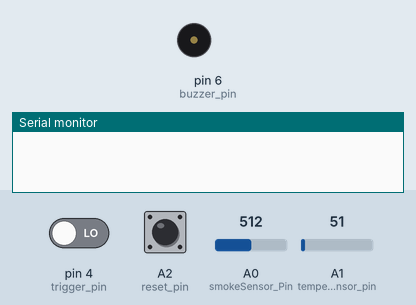
The sketch below on a simulated Arduino Uno, built with avr-gcc and run on an emulated ATmega328P. Parts: buzzer (waves = sounding, pin HIGH), the last lines printed to the serial monitor. The inputs (shaded band) are chosen by the test bench; at power-on: A1 (temperatureSensor_pin) = 51, pin 4 (trigger_pin) LOW, A0 (smokeSensor_Pin) = 512, A2 (reset_pin) LOW. The modem accepts every AT command (registered, SIM ready, sends succeed) and sends nothing else.

Above: at 0.1 s.
At 4.2 s:
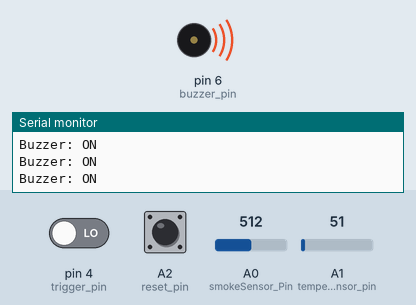
4.3 s: A1 (temperatureSensor_pin) set to 73
7.3 s: A1 (temperatureSensor_pin) set to 88
Timing chart, 0 to 10.3 s (numbered marks = the images above; inputs shaded):
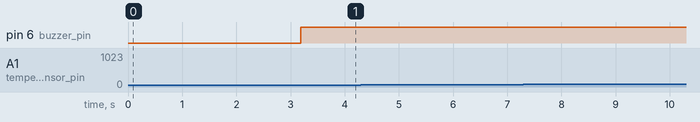

The sketch:

call_point_updated.ino
```cpp
#include <SoftwareSerial.h>
#include <EEPROM.h>

#define smokeSensor_Pin A0
#define temperatureSensor_pin A1
#define reset_pin A2
#define trigger_pin 4
#define buzzer_pin 6

int smokeSensorValue = 0;
int temperatureSensorValue =0;
int reset_status = 0;
int trigger_status = 0;
int Msg_Status = 0;
int switch_status = 0;
int SmokeThresholod = 500;
int temperatureThreshold = 80;
int errorCounter = 0;

char incomingByte;
String inputString;
String senderNumber;
String ReceivedText;
String msg;
String retrievedString;
String retrievedStringroot;
String mode;
String Address;
String Phoneno1;
String Phoneno2;
String Phoneno3;
String Phoneno4;
String Phoneno5;
String test;


String activationText = "activate"; //can be activated from authority through sms passcode

SoftwareSerial mySerial(10, 11);

void setup()
{
  Serial.begin(9600);
  mySerial.begin(9600);

  while(!mySerial.available()){
  mySerial.println("AT");
      delay(1000);
      Serial.println("Connecting...");
  }

  Serial.println("Connected!");
  mySerial.println("AT+CMGF=1");
  delay(1000);
  mySerial.println("AT+CNMI=1,2,0,0,0");
  delay(1000);
  mySerial.println("AT+CMGL=\"REC UNREAD\"");


  pinMode(buzzer_pin, OUTPUT);
  pinMode(smokeSensor_Pin,INPUT);
  pinMode(temperatureSensor_pin, INPUT);
  pinMode(reset_pin,INPUT);
  pinMode(trigger_pin, INPUT);

  digitalWrite(buzzer_pin,LOW);


}

void loop()
{
  //sendSMS()
  //registration();
  readSeonsorValues(); // Reads Smoke sensor
  receiveSMS();  // Receive a sms whenever arrive and act according to modes;
 // debugSensors();
  //retrievedStringroot = readStringFromEEPROM(200);
  //Serial.println(readStringFromEEPROM(200));
  if (ReceivedText == activationText || smokeSensorValue > SmokeThresholod || temperatureSensorValue > temperatureThreshold || ( switch_status == 0 && trigger_status == 1 ) )
  {
    //Buzzer will be turned on
    digitalWrite(buzzer_pin,HIGH);
    Serial.println("Buzzer: ON ");

    if((Msg_Status == 0 && trigger_status == 1) || (smokeSensorValue > SmokeThresholod && temperatureSensorValue > temperatureThreshold) ){

     registration();// This function assigns registered information to variables
     delay(500);
     String cat;
     cat = readStringFromEEPROM(200);// The text message you want to send to 5 people
     //retrievedStringroot.remove(0,1);
//     msg = "";
//
//     for(int i=2;i<cat.length(); i++){
//      //Serial.println(retrievedStringroot.charAt(i));
//      msg.concat(cat.charAt(i));
//      //Serial.println(msg);
//      }

     //Serial.println(msg);
     // sends sms
    //Serial.print("Message : ");Serial.println(msg);
      sendSMS(Phoneno1, cat);
      sendSMS(Phoneno2, cat);
      sendSMS(Phoneno2, cat);
      sendSMS(Phoneno3, cat);
      sendSMS(Phoneno3, cat);
      sendSMS(Phoneno4, cat);
      sendSMS(Phoneno4, cat);
      sendSMS(Phoneno5, cat);
      sendSMS(Phoneno5, cat);
      Msg_Status = 1;
       // Serial.println();
      }


      if (reset_status == 1){
        // if someone press reset switch , first sms will be sent to authority then the alarm will reduce
        switch_status = 1;
        Serial.print("Reset: ON ");
      sendSMS(Phoneno1, "RESET button has been pressed. Please check the issue.");
      sendSMS(Phoneno2, "RESET button has been pressed. Please check the issue.");
      sendSMS(Phoneno3, "RESET button has been pressed. Please check the issue.");
      sendSMS(Phoneno4, "RESET button has been pressed. Please check the issue.");
      sendSMS(Phoneno5, "RESET button has been pressed. Please check the issue.");
        }

  }

  else if (trigger_status == 1 && switch_status == 1) {
    errorAlarm(); // a reduced version of allarm
    //updateSerial();
    }

    else if (trigger_status == 0 || (smokeSensorValue < SmokeThresholod || temperatureSensorValue < temperatureThreshold) ){
      Msg_Status = 0;
      switch_status = 0;
      digitalWrite(buzzer_pin,LOW);
      //updateSerial();
      }
    else{
      digitalWrite(buzzer_pin,LOW);
      switch_status = 0;
      //updateSerial();

      }

}


void sendSMS(String number, String msg){
  //digitalWrite(buzzer_pin,LOW);

  while(!mySerial.available()){
  mySerial.println("AT");
      delay(500);
      Serial.println("Connecting...");
  }

  Serial.println("Connected!");
  mySerial.println("AT+CMGF=1");
  delay(500);
  mySerial.println("AT+CNMI=1,2,0,0,0");
  delay(500);
  mySerial.println("AT+CMGL=\"REC UNREAD\"");

mySerial.print("AT+CMGS=\"");mySerial.print(number);mySerial.println("\"\r\n"); //AT+CMGS=”Mobile Number” <ENTER> - Assigning recipient’s mobile number
delay(500);
mySerial.println(msg); // Message contents
delay(500);
mySerial.write(byte(26)); //Ctrl+Z  send message command (26 in decimal).
delay(500);
Serial.print(msg);
Serial.print(" SMS sent to:");
Serial.println(number);
}

void writeStringToEEPROM(int addrOffset, const String &strToWrite)
{
  //Serial.println("Writing start eeprom");
  byte len = strToWrite.length();
  EEPROM.write(addrOffset, len);

  for (int i = 0; i < len; i++)
  {
    EEPROM.write(addrOffset + 1 + i, strToWrite[i]);
  }
}

String readStringFromEEPROM(int addrOffset)
{
  int newStrLen = EEPROM.read(addrOffset);
  char data[newStrLen + 1];
 // Serial.println(newStrLen);

  for (int i = 0; i < newStrLen; i++)
  {
    data[i] = EEPROM.read(addrOffset + 1 + i);
    //Serial.print(data[i]);
  }
  data[newStrLen] = '\0';
  return String(data);
}


void registration(){
  String Str;
   retrievedString = "";
   Str = readStringFromEEPROM(0);
   Serial.println("I recieved it");
   Serial.println(Str);
   Address = "";
   Phoneno1 = "";
   Phoneno2 = "";
   Phoneno3 = "";
   Phoneno4 = "";
   Phoneno5 = "";

  int spaceCounter = 0;
  //Serial.println(retrievedString);

  int len = Str.length();
  //Serial.println(len);
  for (int i = 1; i < len; i++)
  {
    if(Str.charAt(i) == ' '){
      i++;

      spaceCounter++;
      }
    if(spaceCounter == 1){Address.concat(Str.charAt(i));}
    else if(spaceCounter == 2){Phoneno1.concat(Str.charAt(i));}
    else if(spaceCounter == 3){Phoneno2.concat(Str.charAt(i));}
    else if(spaceCounter == 4){Phoneno3.concat(Str.charAt(i));}
    else if(spaceCounter == 5){Phoneno4.concat(Str.charAt(i));}
    else if(spaceCounter == 6){Phoneno5.concat(Str.charAt(i));}


}
}


void readSeonsorValues(){
  //debugSensors();
  smokeSensorValue = analogRead(smokeSensor_Pin) ;
  temperatureSensorValue = analogRead(temperatureSensor_pin) ;
  reset_status = digitalRead(reset_pin) ;
  trigger_status = digitalRead(trigger_pin) ;

  }


void receiveSMS()
{
  inputString = "";
  if(mySerial.available()){
    while(mySerial.available()){
      delay(1);
      incomingByte = mySerial.read();
      inputString.concat(incomingByte);
    }
    delay(100);
    //Serial.print("input : ");Serial.print(inputString);Serial.println("   end");
  }

 if (inputString.indexOf("CMT:")>=0){

  Serial.println(inputString);
  senderNumber  = inputString;
  //get number
  int t1 = senderNumber.indexOf('"');
  senderNumber.remove(0,t1 + 1);
  t1 = senderNumber.indexOf('"');
  senderNumber.remove(t1);


  ReceivedText = inputString;
  t1 = ReceivedText.indexOf('"');
  ReceivedText.remove(0,t1 + 1);
  t1 = ReceivedText.indexOf('"');
  ReceivedText.remove(0,t1 + 1);
  t1 = ReceivedText.indexOf('"');
  ReceivedText.remove(0,t1 + 1);
  t1 = ReceivedText.indexOf('"');
  ReceivedText.remove(0,t1 + 1);
  t1 = ReceivedText.indexOf('"');
  ReceivedText.remove(0,t1 + 1);
  t1 = ReceivedText.indexOf('"');
  ReceivedText.remove(0,t1 + 1);
  ReceivedText.remove(0,1);
  ReceivedText.trim();

  Serial.print("An SMS is received from ");
  Serial.println(senderNumber);
  Serial.print("SMS: "); Serial.println(ReceivedText);
  Serial.println();
  //Serial.print("Number:"); Serial.println(senderNumber);
  //Serial.print("SMS:"); Serial.println(ReceivedText);

  if (ReceivedText.charAt(0) == '1'){

   Serial.println("Saving to eeprom... ");
   writeStringToEEPROM(0,ReceivedText);
   writeStringToEEPROM(0,ReceivedText);
//   retrievedStringroot = readStringFromEEPROM(0);
//   retrievedString =  retrievedStringroot;
   registration();
  Serial.println("Registration information :");
  Serial.print("Address : ");Serial.println(Address);
  Serial.print("Phone #1 : ");Serial.println(Phoneno1);
  Serial.print("Phone #2 : ");Serial.println(Phoneno2);
  Serial.print("Phone #3 : ");Serial.println(Phoneno3);
  Serial.print("Phone #4 : ");Serial.println(Phoneno4);
  Serial.print("Phone #5 : ");Serial.println(Phoneno5);
  //Serial.print("Message : ");Serial.println(msg);

  String message = "Registered Numbers:"+Phoneno1+" "+Phoneno2+" "+Phoneno2+" "+Phoneno4+" "+Phoneno5;
  sendSMS(senderNumber, message);
  Serial.println(message);
  Serial.println("Registration Done...");
  }

  if(ReceivedText.charAt(0) == '0'){
    retrievedStringroot = "";
    writeStringToEEPROM(200,ReceivedText);

    }

  }
}

void errorAlarm(){
  errorCounter++;

  Serial.print("ITS an error!");
  if (errorCounter>30 && errorCounter <45){
    digitalWrite(buzzer_pin,HIGH);
    }else if(errorCounter >45){
      errorCounter =0;
      }else{
        digitalWrite(buzzer_pin,LOW);
        }
  }


void debugSensors(){
  Serial.print("Smoke Sensor: ");
  Serial.print(smokeSensorValue);
  Serial.print("  Temperature Sensor: ");
  Serial.print(temperatureSensorValue);
  Serial.print("  Reset Switch: ");
  Serial.print(reset_status);
  Serial.print("  Fire Switch: ");
  Serial.println(trigger_status);

  }
```
